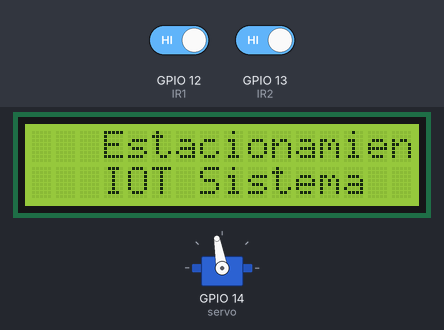
The sketch below on a simulated ESP8266 (NodeMCU). On the bench: 16×2 character LCD, servo. Inputs (shaded band) come from the test bench; at power-on: GPIO 12 (IR1) HIGH, GPIO 13 (IR2) HIGH. WiFi joins after 1.5 s; servers stay silent unless stated; no MQTT or app messages arrive unless stated; what the sketch prints to the serial monitor is not drawn.

Above: at 2.2 s.
At 5.3 s:
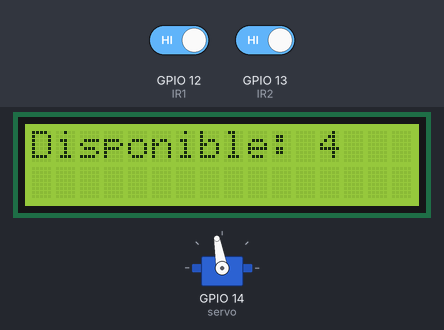
5.4 s: GPIO 12 (IR1) driven LOW
At 7.0 s:
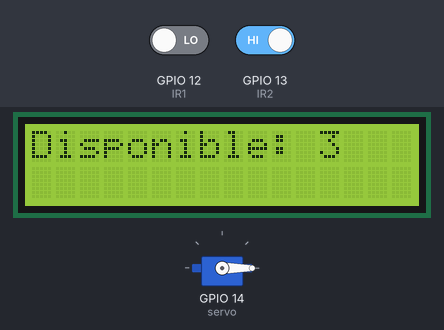
At 10.8 s:
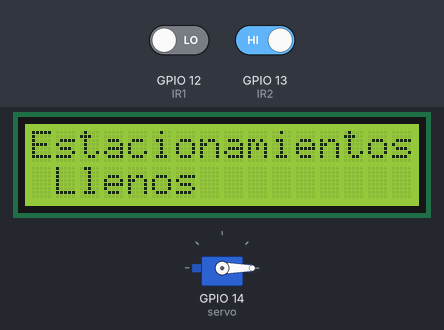
11.0 s: GPIO 12 (IR1) driven LOW
Timing chart, 0 to 14.0 s (numbered marks = the images above; inputs shaded):
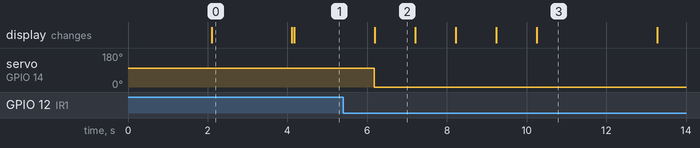

The sketch:

codigo_final.ino
```cpp
#include <Wire.h>
#include <LiquidCrystal_I2C.h>
#include <Servo.h>
#include <ESP8266WiFi.h>
#include <PubSubClient.h>

// Configuración de LCD y Servo
LiquidCrystal_I2C lcd(0x27, 16, 2);
Servo myservo;

// Pines del ESP8266
int IR1 = 12;  // Entrada
int IR2 = 13;  // Salida
int servo= 14; // Servo para la barrera
int Slot = 4; // Total de espacios disponibles

// Configuración WiFi y MQTT
const char* ssid = "danielr";
const char* password = "polo978*";
const char* mqtt_server = "test.mosquitto.org";

WiFiClient espClient;
PubSubClient client(espClient);

void setup_wifi() {
  Serial.print("Conectando a WiFi...");
  WiFi.begin(ssid, password);
  while (WiFi.status() != WL_CONNECTED) {
    delay(1000);
    Serial.print(".");
  }
  Serial.println("Conectado a WiFi");
}

void reconnect() {
  while (!client.connected()) {
    if (client.connect("ESP8266_ParkingClient")) {
      client.subscribe("estacionamiento/status");
    } else {
      delay(5000);
    }
  }
}

void setup() {
  Serial.begin(9600);
  lcd.init();
  lcd.backlight();
  pinMode(IR1, INPUT);
  pinMode(IR2, INPUT);
  myservo.attach(servo);
  myservo.write(100);

  setup_wifi();
  client.setServer(mqtt_server, 1883);

  // Pantalla de bienvenida
  lcd.setCursor(0, 0);
  lcd.print("   Estacionamiento  ");
  lcd.setCursor(0, 1);
  lcd.print("   IOT Sistema     ");
  delay(2000);
  lcd.clear();
}

void loop() {
  if (!client.connected()) {
    reconnect();
  }
  client.loop();

  if (digitalRead(IR1) == LOW) {
    if (Slot > 0) {
      Slot--;
      myservo.write(0);  // Abre la barrera
      client.publish("estacionamiento/entrada", String(Slot).c_str()); // Publica el nuevo estado
    } else {
      lcd.setCursor(0, 0);
      lcd.print("Estacionamientos");
      lcd.setCursor(0, 1);
      lcd.print(" Llenos");
      delay(3000);
      lcd.clear();
    }
  }

  if (digitalRead(IR2) == LOW) {
    Slot++;
    myservo.write(0); // Abre la barrera
    client.publish("estacionamiento/salida", String(Slot).c_str()); // Publica el nuevo estado
  }

  // Mostrar el número de espacios disponibles en el LCD
  lcd.setCursor(0, 0);
  lcd.print("Disponible: ");
  lcd.print(Slot);
  delay(1000);
}
```

Measured:
- after the input at 5.4 s, servo on GPIO 14 (servo): 100° → 0° after 0.78 s; the display: changes after 0.80 s (image 2)
- what the display in image 0 shows lasts 2.0 s, from 2.1 s to 4.1 s
- what the display in image 2 shows lasts 1.0 s, from 6.2 s to 7.2 s
